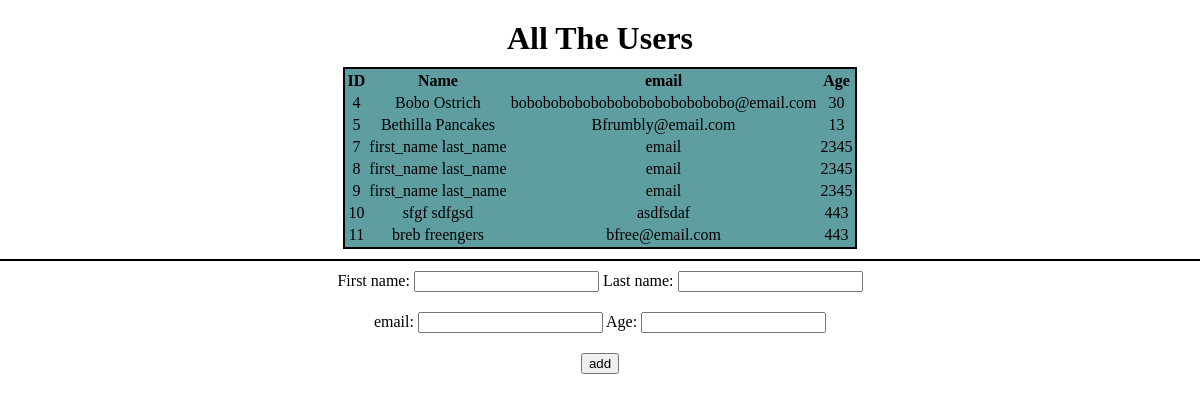
The page / on the database its author committed.
### ormapp/models.py (models this page shows, shortened)
class User(models.Model):
    first_name = models.CharField(max_length = 255)
    last_name = models.CharField(max_length = 255)
    email = models.CharField(max_length = 255)
    age = models.IntegerField()
    created_at = models.DateTimeField(auto_now_add=True)
    updated_at = models.DateTimeField(auto_now=True)

### ormapp/views.py (the view)
# urls.py: path('', views.index),
def index(request):
    context = {
        'users': User.objects.all()
    }
    return render(request,"index.html", context)

### ormapp/templates/index.html (shortened to what this page needs)
<!DOCTYPE html>
<html lang="en">
<head>
    {% load static %}
    <link rel="stylesheet" type= "text/css" href="../static/styles.css">
</head>
<body>
    <h1>All The Users</h1>
    <table>
        <tr>
            <th>ID</th>
            <th>Name</th>
            <th>email</th>
            <th>Age</th>
        </tr>
        {% for User in users %}
        <tr>
            <td>{{User.id}}</td>
            <td>{{User.first_name}} {{User.last_name}}</td>
            <td>{{User.email}}</td>
            <td>{{User.age}}</td>
        </tr>
        {% endfor %}
    </table>
    <form action='/newuser' method='post'>
        <label for="first_name">First name:</label>
        <input type="text" id="first_name" name="first_name">
        <label for="last_name">Last name:</label>
        <input type="text" id="last_name" name="last_name"><br>
        <label for="email">email:</label>
        <input type="text" id="email" name="email">
        <label for="age">Age:</label>
        <input type="text" id="age" name="age"><br>
        <input type="submit" value="add">
    </form>
</body>
</html>

### ormapp/static/styles.css (style rules this page uses)
* { margin: 10px auto; text-align: center; }
table { border: solid 2px black; background-color: cadetblue; }
form { border-top: solid 2px black; }

### rows shown on the page
User: id "4", first_name "Bobo", last_name "Ostrich", email "bobobobobobobobobobobobobobo@email.com", age "30"
User: id "5", first_name "Bethilla", last_name "Pancakes", email "Bfrumbly@email.com", age "13"
User: id "7", first_name "first_name", last_name "last_name", email "email", age "2345"
User: id "8", first_name "first_name", last_name "last_name", email "email", age "2345"
User: id "9", first_name "first_name", last_name "last_name", email "email", age "2345"
User: id "10", first_name "sfgf", last_name "sdfgsd", email "asdfsdaf", age "443"
User: id "11", first_name "breb", last_name "freengers", email "bfree@email.com", age "443"
